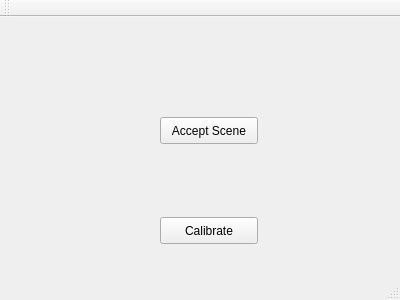
<?xml version="1.0" encoding="UTF-8"?>
<ui version="4.0">
 <class>MainWindow</class>
 <widget class="QMainWindow" name="MainWindow">
  <property name="geometry">
   <rect>
    <x>0</x>
    <y>0</y>
    <width>400</width>
    <height>300</height>
   </rect>
  </property>
  <property name="windowTitle">
   <string>MainWindow</string>
  </property>
  <widget class="QWidget" name="centralWidget">
   <widget class="QPushButton" name="CalibrateButton">
    <property name="geometry">
     <rect>
      <x>160</x>
      <y>200</y>
      <width>98</width>
      <height>27</height>
     </rect>
    </property>
    <property name="text">
     <string>Calibrate</string>
    </property>
   </widget>
   <widget class="QPushButton" name="AcceptButton">
    <property name="geometry">
     <rect>
      <x>160</x>
      <y>100</y>
      <width>98</width>
      <height>27</height>
     </rect>
    </property>
    <property name="text">
     <string>Accept Scene</string>
    </property>
   </widget>
  </widget>
  <widget class="QMenuBar" name="menuBar">
   <property name="geometry">
    <rect>
     <x>0</x>
     <y>0</y>
     <width>400</width>
     <height>25</height>
    </rect>
   </property>
  </widget>
  <widget class="QToolBar" name="mainToolBar">
   <attribute name="toolBarArea">
    <enum>TopToolBarArea</enum>
   </attribute>
   <attribute name="toolBarBreak">
    <bool>false</bool>
   </attribute>
  </widget>
  <widget class="QStatusBar" name="statusBar"/>
 </widget>
 <layoutdefault spacing="6" margin="11"/>
 <resources/>
 <connections/>
</ui>
